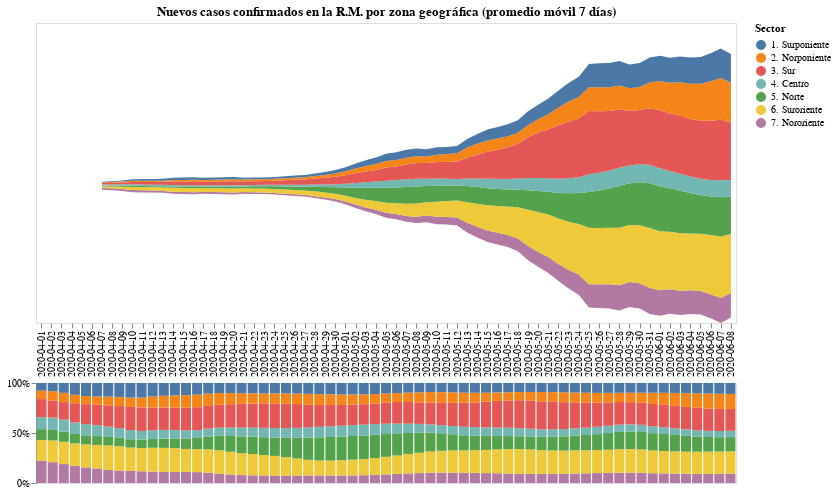

Source (notebook cell):
### Code cell
#hide_input
chart1 = alt.Chart(data).mark_area().encode(
    x=alt.X("Fecha", axis=alt.Axis(title="", domain=False)),
    y=alt.Y("Casos confirmados", axis=None, stack="center"),
    tooltip = ["Fecha", "Casos confirmados"],
    color = alt.Color("Sector"),
).properties(
    title="Nuevos casos confirmados en la R.M. por zona geográfica (promedio móvil 7 días)",
    width=700)

chart2 = alt.Chart(data).mark_bar().encode(
    x=alt.X("Fecha", axis=alt.Axis(title="", domain=False, ticks=False, labels=False)),
    y=alt.Y("Casos confirmados", axis=alt.Axis(title="", format='%'), stack="normalize"),
    tooltip = ["Fecha", "Casos confirmados"],
    color = alt.Color("Sector"),
).properties(
    height = 100,
    width=700
)

alt.vconcat(
    chart1,
    chart2
).configure_concat(
    spacing=0
)

### Figure 1 — Vega-Lite specification as saved in the notebook (floating-point values rounded to 4 significant figures; data arrays with more than 128 entries replaced by an {"elided": "..."} marker saying what was removed)
{"config": {"view": {"continuousWidth": 400, "continuousHeight": 300}, "concat": {"spacing": 0}}, "vconcat": [{"mark": "area", "encoding": {"color": {"type": "nominal", "field": "Sector"}, "tooltip": [{"type": "nominal", "field": "Fecha"}, {"type": "quantitative", "field": "Casos confirmados"}], "x": {"type": "nominal", "axis": {"domain": false, "title": ""}, "field": "Fecha"}, "y": {"type": "quantitative", "axis": null, "field": "Casos confirmados", "stack": "center"}}, "title": "Nuevos casos confirmados en la R.M. por zona geográfica (promedio móvil 7 días)", "width": 700}, {"mark": "bar", "encoding": {"color": {"type": "nominal", "field": "Sector"}, "tooltip": [{"type": "nominal", "field": "Fecha"}, {"type": "quantitative", "field": "Casos confirmados"}], "x": {"type": "nominal", "axis": {"domain": false, "labels": false, "ticks": false, "title": ""}, "field": "Fecha"}, "y": {"type": "quantitative", "axis": {"format": "%", "title": ""}, "field": "Casos confirmados", "stack": "normalize"}}, "height": 100, "width": 700}], "data": {"name": "data-62eac55a361e696dc043ddd11ba7c0c9"}, "$schema": "https://vega.github.io/schema/vega-lite/v4.8.1.json", "datasets": {"data-62eac55a361e696dc043ddd11ba7c0c9": {"elided": "483 records"}}}
